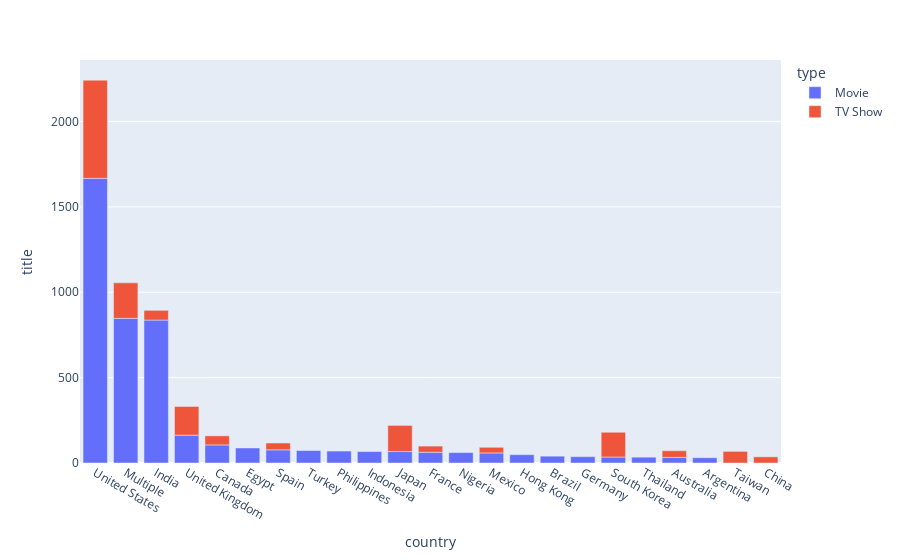

Notebook source saved alongside this figure:
### Code cell
fig = px.bar(cat_country.loc[cat_country.title > 30], x='country', y='title', color="type")
fig.show()

### Figure 1 — Plotly figure (JSON) as saved in the notebook; plotly's stock layout.template omitted (floating-point values rounded to 4 significant figures)
{"data": [{"alignmentgroup": "True", "hovertemplate": "type=Movie<br>country=%{x}<br>title=%{y}<extra></extra>", "legendgroup": "Movie", "marker": {"color": "#636efa"}, "name": "Movie", "offsetgroup": "Movie", "orientation": "v", "showlegend": true, "textposition": "auto", "type": "bar", "x": ["United States", "Multiple", "India", "United Kingdom", "Canada", "Egypt", "Spain", "Turkey", "Philippines", "Indonesia", "Japan", "France", "Nigeria", "Mexico", "Hong Kong", "Brazil", "Germany", "South Korea", "Thailand", "Australia", "Argentina"], "xaxis": "x", "y": [1667, 847, 837, 163, 106, 88, 77, 73, 70, 67, 67, 63, 61, 59, 49, 40, 37, 35, 34, 33, 31], "yaxis": "y"}, {"alignmentgroup": "True", "hovertemplate": "type=TV Show<br>country=%{x}<br>title=%{y}<extra></extra>", "legendgroup": "TV Show", "marker": {"color": "#EF553B"}, "name": "TV Show", "offsetgroup": "TV Show", "orientation": "v", "showlegend": true, "textposition": "auto", "type": "bar", "x": ["United States", "Multiple", "United Kingdom", "Japan", "South Korea", "Taiwan", "India", "Canada", "Spain", "Australia", "France", "China", "Mexico"], "xaxis": "x", "y": [575, 208, 168, 153, 145, 68, 57, 53, 40, 39, 36, 36, 33], "yaxis": "y"}], "layout": {"barmode": "relative", "legend": {"title": {"text": "type"}, "tracegroupgap": 0}, "margin": {"t": 60}, "xaxis": {"anchor": "y", "domain": [0, 1], "title": {"text": "country"}}, "yaxis": {"anchor": "x", "domain": [0, 1], "title": {"text": "title"}}}}
